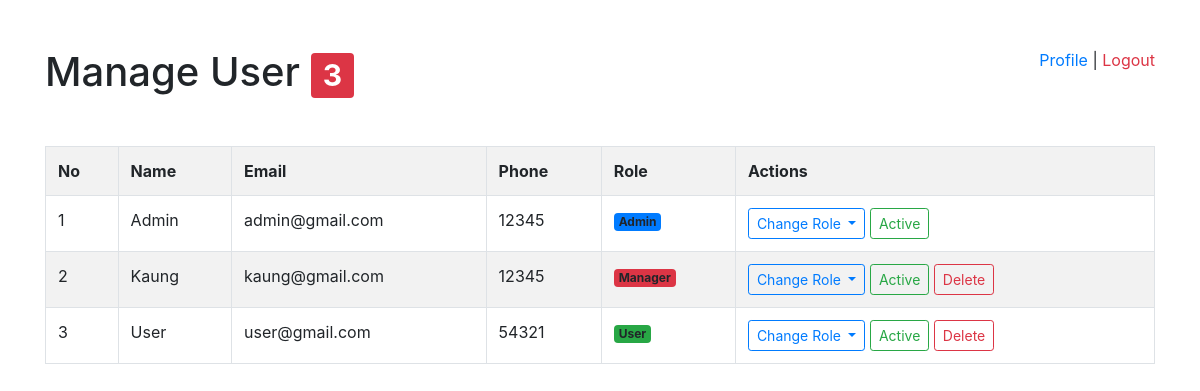
Screenshot of /admin.php (signed in) with the database file from the repository.
### tables this page shows
CREATE TABLE `users` (
  `id` int(11) NOT NULL,
  `name` varchar(255) NOT NULL,
  `email` varchar(255) NOT NULL,
  `phone` varchar(255) NOT NULL,
  `address` varchar(255) NOT NULL,
  `password` varchar(255) NOT NULL,
  `role_id` int(11) NOT NULL DEFAULT 3,
  `photo` varchar(255) NOT NULL,
  `suspended` int(11) NOT NULL DEFAULT 0,
  `created_at` datetime NOT NULL,
  `updated_at` datetime DEFAULT NULL
);

CREATE TABLE `roles` (
  `id` int(11) NOT NULL,
  `name` varchar(255) NOT NULL,
  `value` int(11) NOT NULL
);

### classes/Libs/Database/MySQL.php (called while the page is built, shortened)
<?php
    class MySQL
    {
        private $dbhost ;
        private $dbuser ;
        private $dbname ;
        private $dbpass ;
        public function __construct(
            $dbhost = "localhost",
            $dbuser = "root",
            $dbname = "user_manage",
            $dbpass = ""
        )
        {
            $this->dbhost = $dbhost;
            $this->dbuser = $dbuser;
            $this->dbname = $dbname;
            $this->dbpass = $dbpass;
        }
        public function connect()
        {
           try{
            $this->db = new PDO(
                "mysql:host=$this->dbhost; dbname=$this->dbname",
                $this->dbuser,
                $this->dbpass,
                [
                    PDO::ATTR_ERRMODE => PDO::ERRMODE_EXCEPTION,
                    PDO::ATTR_DEFAULT_FETCH_MODE => PDO::FETCH_OBJ,
                ]
                );
                return $this->db;
            }catch( PDOException $e ) {
                return $e->getMessage();
            }
        }
    }
?>

### classes/Libs/Database/UsersTable.php (called while the page is built, shortened)
<?php
    class UsersTable
    {
        private $db = null;
        public function __construct(MySQL $db)
        {
            $this->db = $db->connect();
        }
        public function getAll()
        {
            $statement = $this->db->query( " SELECT
                    users.*, roles.name AS role, roles.value
                FROM
                    users LEFT JOIN roles
                ON users.role_id = roles.id "
            );
            return $statement->fetchAll();
        }
    }
?>

### classes/Helpers/Auth.php (called while the page is built, shortened)
<?php
    class Auth
    {
        static $loginUrl = "/index.php";
        static function check()
        {
            if(isset($_SESSION['user'])){
                return $_SESSION['user'];
            }else{
                HTTP::redirect(static::$loginUrl);
            }
        }
    }

### admin.php (the view, shortened to what this page needs)
<?php
    $table = new UsersTable(new MySQL());
    $all = $table->getAll();
    $auth = Auth::check();
?>
<!DOCTYPE html>
<html lang="en">
<head>
    <link rel="stylesheet" href="css/bootstrap.min.css">
</head>
<body>
    <div class="container">
        <div style="float: right">
            <a href="profile.php"> Profile </a> | <a href="actions/logout.php"
            class="text-danger"> Logout </a>
        </div>
        <h1 class="mt-5 mb-5"> Manage User
            <span class="badge bg-danger text-white">
                <?= count($all) ?>
            </span>
        </h1>
        <table class="table table-striped table-bordered">
            <tr>
                <th>No</th>
                <th>Name</th>
                <th>Email</th>
                <th>Phone</th>
                <th>Role</th>
                <th>Actions</th>
            </tr>
                <?php $no = 0 ?>
            <?php foreach ($all as $user): ?>
                        <?php $no += 1 ?>
                <tr>
                    <td><?php echo $no;  ?></td>
                    <td><?= $user->name ?></td>
                    <td><?= $user->email ?></td>
                    <td><?= $user->phone ?></td>
                    <td>
                        <?php if($user->value === '1'): ?>
                            <span class="badge bg-primary">
                                <?= $user->role ?>
                            </span>
                        <?php elseif($user->value === '2'): ?>
                            <span class="badge bg-danger">
                                <?= $user->role ?>
                            </span>
                        <?php else: ?>
                            <span class="badge bg-success">
                                <?= $user->role ?>
                            </span>
                        <?php endif ?>
                    </td>
                    <td>
                        <?php if($auth->value < 3): ?>
                            <div class=" dropdown">
                                <a href="#" class="btn btn-sm btn-outline-primary
                                    dropdown-toggle" data-toggle="dropdown"> Change Role
                                </a>
                                <?php if($user->suspended): ?>
                                    <a href="actions/unsuspend.php?id=<?= $user->id ?>"
                                        class="btn btn-sm btn-danger">Suspended</a>
                                <?php else: ?>
                                    <a href="actions/suspend.php?id=<?= $user->id ?>"
                                        class="btn btn-sm btn-outline-success">Active</a>
                                <?php endif ?>
                                <?php if($user->id !== $auth->id): ?>
                                    <a href="actions/delete.php?id=<?= $user->id ?>"
                                        class="btn btn-sm btn-outline-danger"
                                    onClick="return confirm('Are you sure?')">Delete</a>
                                <?php endif ?>
                            </div>
                        <?php endif ?>
                    </td>
                </tr>
            <?php endforeach ?>
        </table>
    </div>
</body>
</html>

### rows the page displays
users: name "Admin", email "admin@gmail.com", phone "12345", role.name "Admin"
users: name "Kaung", email "kaung@gmail.com", phone "12345", role.name "Manager"
users: name "User", email "user@gmail.com", phone "54321", role.name "User"

### other values shown
count($all) "3"
